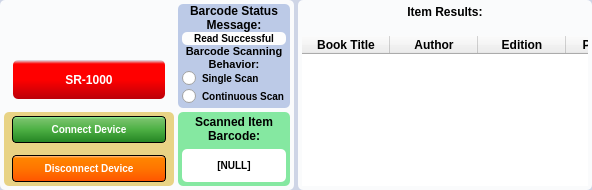
               <widget class="QFrame" name="scan_barcode_frame">
                <property name="styleSheet">
                 <string notr="true">background-color: #ced5e6;
border-radius: 5px;</string>
                </property>
                <property name="frameShape">
                 <enum>QFrame::StyledPanel</enum>
                </property>
                <property name="frameShadow">
                 <enum>QFrame::Raised</enum>
                </property>
                <layout class="QHBoxLayout" name="horizontalLayout_4" stretch="1,1">
                 <property name="spacing">
                  <number>4</number>
                 </property>
                 <property name="leftMargin">
                  <number>0</number>
                 </property>
                 <property name="topMargin">
                  <number>0</number>
                 </property>
                 <property name="rightMargin">
                  <number>0</number>
                 </property>
                 <property name="bottomMargin">
                  <number>0</number>
                 </property>
                 <item>
                  <widget class="QFrame" name="connect_barcode_scanner_frame">
                   <property name="styleSheet">
                    <string notr="true">border-radius: 5px;
background-color: #fafbfc;
</string>
                   </property>
                   <property name="frameShape">
                    <enum>QFrame::StyledPanel</enum>
                   </property>
                   <property name="frameShadow">
                    <enum>QFrame::Raised</enum>
                   </property>
                   <layout class="QGridLayout" name="gridLayout_2" rowstretch="0,0" columnstretch="0,0">
                    <property name="leftMargin">
                     <number>4</number>
                    </property>
                    <property name="topMargin">
                     <number>4</number>
                    </property>
                    <property name="rightMargin">
                     <number>4</number>
                    </property>
                    <property name="bottomMargin">
                     <number>4</number>
                    </property>
                    <property name="spacing">
                     <number>4</number>
                    </property>
                    <item row="1" column="1">
                     <widget class="QFrame" name="barcode_output_frame">
                      <property name="styleSheet">
                       <string notr="true">background-color: #85e8a1;
border-radius: 5px;</string>
                      </property>
                      <property name="frameShape">
                       <enum>QFrame::StyledPanel</enum>
                      </property>
                      <property name="frameShadow">
                       <enum>QFrame::Raised</enum>
                      </property>
                      <layout class="QVBoxLayout" name="verticalLayout_4">
                       <property name="spacing">
                        <number>4</number>
                       </property>
                       <property name="leftMargin">
                        <number>4</number>
                       </property>
                       <property name="topMargin">
                        <number>0</number>
                       </property>
                       <property name="rightMargin">
                        <number>4</number>
                       </property>
                       <property name="bottomMargin">
                        <number>4</number>
                       </property>
                       <item>
                        <widget class="QLabel" name="static_scanned_item_label">
                         <property name="styleSheet">
                          <string notr="true">color: Black;
font-family: &quot;SourceSansPro-Bold&quot;;
font-weight: 600;
background-color: none;
font-size: 12px;</string>
                         </property>
                         <property name="text">
                          <string>Scanned Item Barcode:</string>
                         </property>
                         <property name="alignment">
                          <set>Qt::AlignCenter</set>
                         </property>
                         <property name="wordWrap">
                          <bool>true</bool>
                         </property>
                        </widget>
                       </item>
                       <item>
                        <widget class="QLabel" name="dynamic_scanned_item_label">
                         <property name="styleSheet">
                          <string notr="true">color: Black;
font-family: &quot;SourceSansPro-Bold&quot;;
font-weight: 600;
background-color: none;
font-size: 10px;
background-color: #ffffff;</string>
                         </property>
                         <property name="text">
                          <string>[NULL]</string>
                         </property>
                         <property name="alignment">
                          <set>Qt::AlignCenter</set>
                         </property>
                         <property name="wordWrap">
                          <bool>true</bool>
                         </property>
                        </widget>
                       </item>
                      </layout>
                     </widget>
                    </item>
                    <item row="1" column="0">
                     <widget class="QFrame" name="barcode_connection_frame">
                      <property name="styleSheet">
                       <string notr="true">background-color: #e8d385;
</string>
                      </property>
                      <property name="frameShape">
                       <enum>QFrame::StyledPanel</enum>
                      </property>
                      <property name="frameShadow">
                       <enum>QFrame::Raised</enum>
                      </property>
                      <layout class="QVBoxLayout" name="verticalLayout_5">
                       <property name="spacing">
                        <number>12</number>
                       </property>
                       <property name="leftMargin">
                        <number>8</number>
                       </property>
                       <property name="topMargin">
                        <number>4</number>
                       </property>
                       <property name="rightMargin">
                        <number>8</number>
                       </property>
                       <property name="bottomMargin">
                        <number>4</number>
                       </property>
                       <item>
                        <widget class="QPushButton" name="connect_devices_button">
                         <property name="styleSheet">
                          <string notr="true">QPushButton#connect_devices_button
{	

color: White;
	font-family: &quot;SourceSansPro-Bold&quot;;
	font-weight: 600;
	font-size: 10px;


	background-color: QLinearGradient( x1: 0, y1: 0, x2: 0, y2: 1, stop: 0 #98FF99, stop: 0.1 #78C26B, stop: 0.5 #4DB044, stop: 1 #4DB044, stop: 1 #248423);
	border-style: outset;
	border-width: 1px;
	border-color:black;
	padding: 6px;
	outline-offset: 4px;
	border-radius: 4px;
}

QPushButton:hover:!pressed#connect_devices_button
{
	background-color: QLinearGradient( x1: 0, y1: 0, x2: 0, y2: 1, stop: 0 #335A44, stop: 0.1 #78C26B, stop: 0.5 #4DB044, stop: 1 #4DB044, stop: 1 #335A44);
	border-color:white;
}
</string>
                         </property>
                         <property name="text">
                          <string>Connect Device</string>
                         </property>
                        </widget>
                       </item>
                       <item>
                        <widget class="QPushButton" name="disconnect_devices_button">
                         <property name="styleSheet">
                          <string notr="true">QPushButton#disconnect_devices_button
{	

	color: White;
	font-family: &quot;SourceSansPro-Bold&quot;;
	font-weight: 600;
	font-size: 10px;


	background-color: QLinearGradient( x1: 0, y1: 0, x2: 0, y2: 1, stop: 0 #FFD1AD, stop: 0.1 #FF8500, stop: 0.5 #FF7500 stop: 1 #FF6500, stop: 1 #FF5500);
	border-style: outset;
	border-width: 1px;
	border-color:black;
	padding: 6px;
	outline-offset: 4px;
	border-radius: 4px;
}

QPushButton:hover:!pressed#disconnect_devices_button
{
	background-color: QLinearGradient( x1: 0, y1: 0, x2: 0, y2: 1, stop: 0 #C46A33, stop: 0.1 #FF8500, stop: 0.5 #FF7500 stop: 1 #FF6500, stop: 1 #C46A33);
	border-color:white;
}
</string>
                         </property>
                         <property name="text">
                          <string>Disconnect Device</string>
                         </property>
                        </widget>
                       </item>
                      </layout>
                     </widget>
                    </item>
                    <item row="0" column="1">
                     <widget class="QFrame" name="barcode_status_message_frame">
                      <property name="styleSheet">
                       <string notr="true">border-radius: 5px;
background-color: #bccae7;</string>
                      </property>
                      <property name="frameShape">
                       <enum>QFrame::StyledPanel</enum>
                      </property>
                      <property name="frameShadow">
                       <enum>QFrame::Raised</enum>
                      </property>
                      <layout class="QVBoxLayout" name="verticalLayout_6">
                       <property name="spacing">
                        <number>0</number>
                       </property>
                       <property name="leftMargin">
                        <number>4</number>
                       </property>
                       <property name="topMargin">
                        <number>0</number>
                       </property>
                       <property name="rightMargin">
                        <number>4</number>
                       </property>
                       <property name="bottomMargin">
                        <number>5</number>
                       </property>
                       <item>
                        <widget class="QLabel" name="static_discrete_io_label">
                         <property name="styleSheet">
                          <string notr="true">color: Black;
font-family: &quot;SourceSansPro-Bold&quot;;
font-weight: 600;
background-color: none;
font-size: 12px;</string>
                         </property>
                         <property name="text">
                          <string>Barcode Status Message:</string>
                         </property>
                         <property name="alignment">
                          <set>Qt::AlignCenter</set>
                         </property>
                         <property name="wordWrap">
                          <bool>true</bool>
                         </property>
                        </widget>
                       </item>
                       <item>
                        <widget class="QLabel" name="dynamic_discrete_io_label">
                         <property name="styleSheet">
                          <string notr="true">color: Black;
font-family: &quot;SourceSansPro-Bold&quot;;
font-weight: 600;
background-color: none;
font-size: 10px;
background-color: #fdfdfd;</string>
                         </property>
                         <property name="text">
                          <string>Read Successful</string>
                         </property>
                         <property name="alignment">
                          <set>Qt::AlignCenter</set>
                         </property>
                         <property name="wordWrap">
                          <bool>true</bool>
                         </property>
                        </widget>
                       </item>
                       <item>
                        <widget class="QLabel" name="label">
                         <property name="styleSheet">
                          <string notr="true">color: Black;
font-family: &quot;SourceSansPro-Bold&quot;;
font-weight: 600;
background-color: none;
font-size: 11px;</string>
                         </property>
                         <property name="text">
                          <string>Barcode Scanning Behavior:</string>
                         </property>
                         <property name="alignment">
                          <set>Qt::AlignCenter</set>
                         </property>
                         <property name="wordWrap">
                          <bool>true</bool>
                         </property>
                        </widget>
                       </item>
                       <item>
                        <widget class="QGroupBox" name="mode_select_groupbox">
                         <property name="styleSheet">
                          <string notr="true"/>
                         </property>
                         <property name="title">
                          <string/>
                         </property>
                         <layout class="QVBoxLayout" name="verticalLayout">
                          <property name="spacing">
                           <number>4</number>
                          </property>
                          <property name="leftMargin">
                           <number>0</number>
                          </property>
                          <property name="topMargin">
                           <number>0</number>
                          </property>
                          <property name="rightMargin">
                           <number>0</number>
                          </property>
                          <property name="bottomMargin">
                           <number>0</number>
                          </property>
                          <item>
                           <widget class="QRadioButton" name="radioButton">
                            <property name="styleSheet">
                             <string notr="true">color: Black;
font-family: &quot;SourceSansPro-Bold&quot;;
font-weight: 600;
background-color: none;
font-size: 10px;
</string>
                            </property>
                            <property name="text">
                             <string>Single Scan</string>
                            </property>
                           </widget>
                          </item>
                          <item>
                           <widget class="QRadioButton" name="radioButton_2">
                            <property name="styleSheet">
                             <string notr="true">color: Black;
font-family: &quot;SourceSansPro-Bold&quot;;
font-weight: 600;
background-color: none;
font-size: 10px;
</string>
                            </property>
                            <property name="text">
                             <string>Continuous Scan</string>
                            </property>
                           </widget>
                          </item>
                         </layout>
                        </widget>
                       </item>
                      </layout>
                     </widget>
                    </item>
                    <item row="0" column="0">
                     <widget class="QFrame" name="barcode_status_frame">
                      <property name="frameShape">
                       <enum>QFrame::StyledPanel</enum>
                      </property>
                      <property name="frameShadow">
                       <enum>QFrame::Raised</enum>
                      </property>
                      <layout class="QVBoxLayout" name="verticalLayout_7" stretch="0,0">
                       <property name="spacing">
                        <number>7</number>
                       </property>
                       <item>
                        <widget class="QLabel" name="barcode_scanner_icon">
                         <property name="styleSheet">
                          <string notr="true">border-radius: 5px;
</string>
                         </property>
                         <property name="text">
                          <string/>
                         </property>
                         <property name="pixmap">
                          <pixmap>icons8-barcode-reader-60.png</pixmap>
                         </property>
                         <property name="alignment">
                          <set>Qt::AlignCenter</set>
                         </property>
                        </widget>
                       </item>
                       <item>
                        <widget class="QLabel" name="barcode_connection_status_label">
                         <property name="sizePolicy">
                          <sizepolicy hsizetype="Minimum" vsizetype="Minimum">
                           <horstretch>0</horstretch>
                           <verstretch>0</verstretch>
                          </sizepolicy>
                         </property>
                         <property name="minimumSize">
                          <size>
                           <width>152</width>
                           <height>30</height>
                          </size>
                         </property>
                         <property name="styleSheet">
                          <string notr="true">color: White;
font-family: &quot;SourceSansPro-Bold&quot;;
font-weight: 600;
background-color: QLinearGradient( x1: 0, y1: 0, x2: 0, y2: 1, stop: 0 #DBE9F3, stop: 0.1 #FF0000, stop: 0.5 #FF0000, stop: 1 #E90B0B, stop: 1 #BB0009);
font-size: 12px;</string>
                         </property>
                         <property name="text">
                          <string>SR-1000</string>
                         </property>
                         <property name="alignment">
                          <set>Qt::AlignCenter</set>
                         </property>
                         <property name="wordWrap">
                          <bool>true</bool>
                         </property>
                        </widget>
                       </item>
                      </layout>
                     </widget>
                    </item>
                   </layout>
                  </widget>
                 </item>
                 <item>
                  <widget class="QFrame" name="Item_information_frame">
                   <property name="frameShape">
                    <enum>QFrame::StyledPanel</enum>
                   </property>
                   <property name="frameShadow">
                    <enum>QFrame::Raised</enum>
                   </property>
                   <layout class="QVBoxLayout" name="verticalLayout_8">
                    <property name="spacing">
                     <number>5</number>
                    </property>
                    <property name="leftMargin">
                     <number>0</number>
                    </property>
                    <property name="topMargin">
                     <number>0</number>
                    </property>
                    <property name="rightMargin">
                     <number>0</number>
                    </property>
                    <property name="bottomMargin">
                     <number>0</number>
                    </property>
                    <item>
                     <widget class="QFrame" name="item_results_frame">
                      <property name="styleSheet">
                       <string notr="true">border-radius: 5px;
background-color: #fafbfc;
</string>
                      </property>
                      <property name="frameShape">
                       <enum>QFrame::StyledPanel</enum>
                      </property>
                      <property name="frameShadow">
                       <enum>QFrame::Raised</enum>
                      </property>
                      <layout class="QVBoxLayout" name="verticalLayout_9" stretch="0,1,2">
                       <property name="spacing">
                        <number>4</number>
                       </property>
                       <property name="leftMargin">
                        <number>4</number>
                       </property>
                       <property name="topMargin">
                        <number>4</number>
                       </property>
                       <property name="rightMargin">
                        <number>4</number>
                       </property>
                       <property name="bottomMargin">
                        <number>4</number>
                       </property>
                       <item>
                        <widget class="QLabel" name="item_result_label">
                         <property name="styleSheet">
                          <string notr="true">color: Black;
font-family: &quot;SourceSansPro-Bold&quot;;
font-weight: 600;
background-color: none;
font-size: 12px;</string>
                         </property>
                         <property name="text">
                          <string>Item Results:</string>
                         </property>
                         <property name="alignment">
                          <set>Qt::AlignCenter</set>
                         </property>
                        </widget>
                       </item>
                       <item>
                        <spacer name="verticalSpacer_3">
                         <property name="orientation">
                          <enum>Qt::Vertical</enum>
                         </property>
                         <property name="sizeType">
                          <enum>QSizePolicy::Fixed</enum>
                         </property>
                         <property name="sizeHint" stdset="0">
                          <size>
                           <width>20</width>
                           <height>12</height>
                          </size>
                         </property>
                        </spacer>
                       </item>
                       <item>
                        <widget class="QTableWidget" name="search_item_result_table">
                         <property name="sizePolicy">
                          <sizepolicy hsizetype="Maximum" vsizetype="Maximum">
                           <horstretch>0</horstretch>
                           <verstretch>0</verstretch>
                          </sizepolicy>
                         </property>
                         <property name="maximumSize">
                          <size>
                           <width>350</width>
                           <height>150</height>
                          </size>
                         </property>
                         <property name="styleSheet">
                          <string notr="true">color: Black;
font-family: &quot;SourceSansPro-Bold&quot;;
font-weight: 600;
background-color: none;
font-size: 12px;</string>
                         </property>
                         <property name="verticalScrollBarPolicy">
                          <enum>Qt::ScrollBarAsNeeded</enum>
                         </property>
                         <property name="horizontalScrollBarPolicy">
                          <enum>Qt::ScrollBarAlwaysOff</enum>
                         </property>
                         <property name="editTriggers">
                          <set>QAbstractItemView::AnyKeyPressed|QAbstractItemView::DoubleClicked|QAbstractItemView::EditKeyPressed|QAbstractItemView::SelectedClicked</set>
                         </property>
                         <property name="alternatingRowColors">
                          <bool>true</bool>
                         </property>
                         <attribute name="horizontalHeaderDefaultSectionSize">
                          <number>88</number>
                         </attribute>
                         <column>
                          <property name="text">
                           <string>Book Title</string>
                          </property>
                         </column>
                         <column>
                          <property name="text">
                           <string>Author</string>
                          </property>
                         </column>
                         <column>
                          <property name="text">
                           <string>Edition</string>
                          </property>
                         </column>
                         <column>
                          <property name="text">
                           <string>Publisher</string>
                          </property>
                         </column>
                        </widget>
                       </item>
                      </layout>
                     </widget>
                    </item>
                   </layout>
                  </widget>
                 </item>
                </layout>
               </widget>
